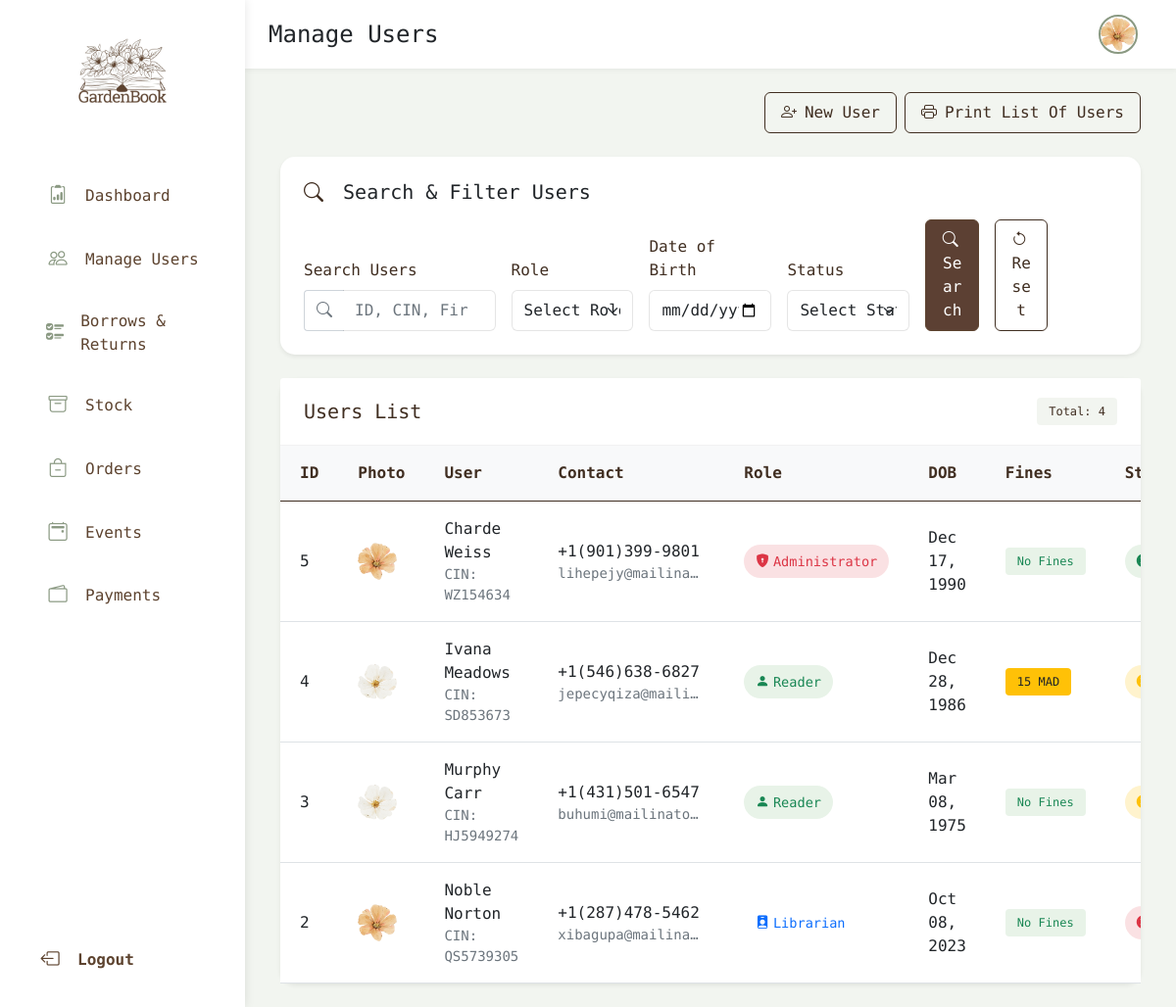
The app's page /manage-users (signed in), older data.
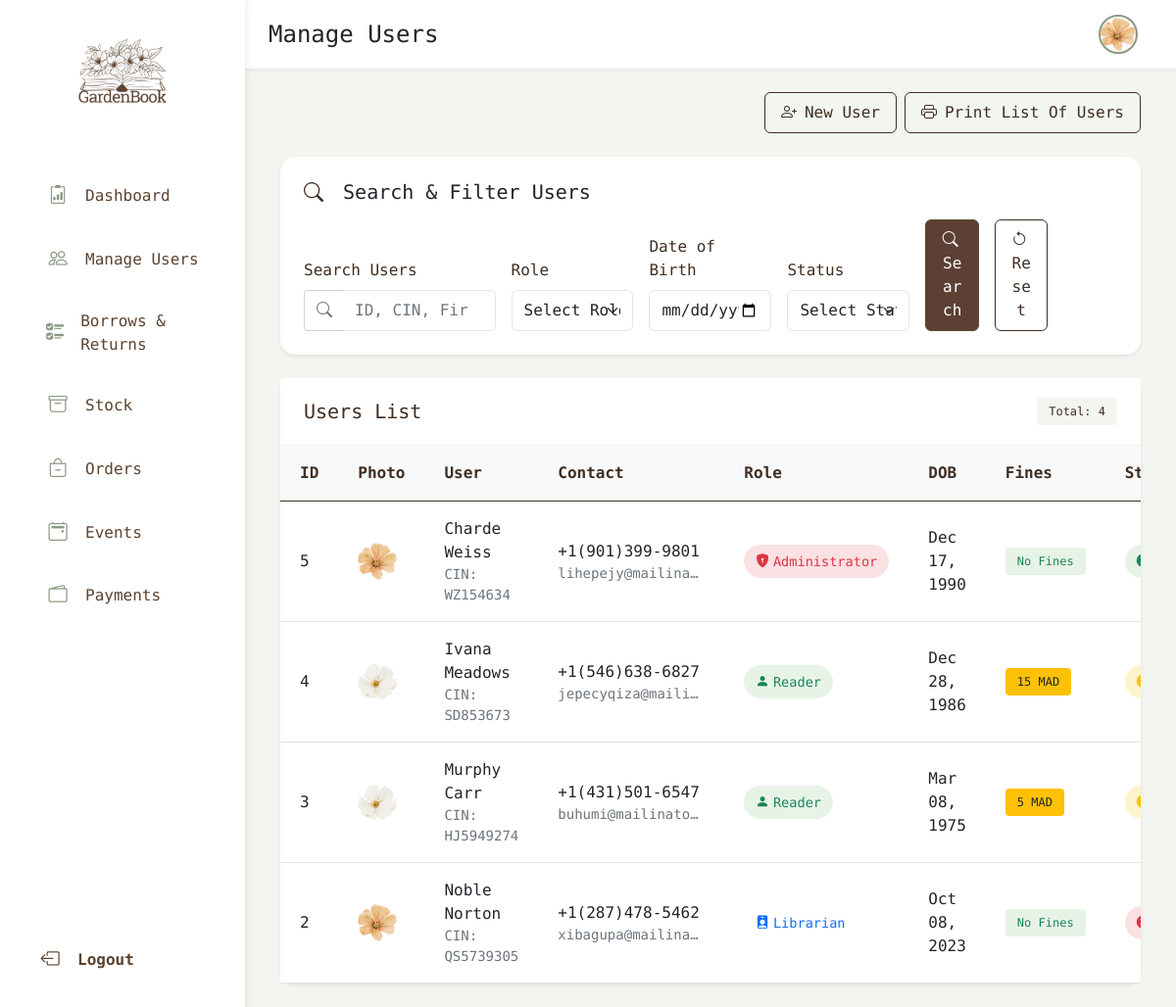
The same page, newer data.
### theApp/models.py (models this page shows, shortened)
class Person(AbstractUser):
    cin = models.CharField(max_length=20, unique=True, default="")
    profile_pic = models.ImageField(upload_to='profile_pics/', null=True, blank=True, default='profile_pics/profile_pic1.png')
    first_name = models.CharField(max_length=50)
    last_name = models.CharField(max_length=50)
    role = models.CharField(max_length=20,choices=RoleName.choices, default=RoleName.READER)
    dob = models.DateField(null=True, blank=True)
    phone = models.CharField(max_length=15, null=True, blank=True)
    status = models.CharField(max_length=20, choices=MembershipStatus.choices, default=MembershipStatus.ACTIVE)
    address = models.CharField(max_length=255, null=True, blank=True)
    city = models.CharField(max_length=100, null=True, blank=True)
    postal_code = models.CharField(max_length=20, null=True, blank=True)
    country = models.CharField(max_length=100, null=True, blank=True)
    bio = models.CharField(max_length=300, null=True, blank=True)
    unread_alerts = models.IntegerField(default=0)
    class Meta:
        ordering = ['-date_joined']

### theApp/views.py (the view, shortened to what this page needs)
# urls.py: path('manage-users', views.users, name="manage-users"),
@login_required(login_url='login')
def users(request):
  users = Person.objects.filter(is_superuser=False)
  available_books = Book.objects.filter(
    ~Q(availability=Availability.DELETED),
    ~Q(availability=Availability.BORROWED)
    )
  if request.user.role == 'Librarian':
    users = users.filter(role=RoleName.READER)
  user_fines = {}
  q = request.GET.get('q')
  filters = Q()
  role = request.GET.get('role')
  dob = request.GET.get('dob')
  status = request.GET.get('membershipStatus')
  if role:
    filters &= Q(role__iexact=role)
  if dob:
    filters &= Q(dob=dob)
  if status:
    filters &= Q(status__iexact=status)
  users = users.filter(filters)
  for user in users:
    total_fine = Borrow.objects.filter(borrower=user, is_fine_paid=False).aggregate(total=Sum('fine'))['total'] or 0
    user_fines[user.id] = total_fine
    if total_fine > 0 and user.status != 'Suspended':
      user.status = 'Suspended'
      user.save(update_fields=['status'])
  print(available_books)
  context = {
    'users': users,
    'user_fines': user_fines,
    'available_books': available_books,
    }
  return render(request, 'manageUsers.html', context)

### theApp/models.py (called while the page is built)
    def __str__(self):
        return self.title + " by " + self.author + " (" + str(self.publication_year) + ")"

### theApp/templatetags/custom_filters.py (called while the page is built)
@register.filter
def get_item(dictionary, key):
    return dictionary.get(key, 'No fines')

### templates/manageUsers.html (shortened to what the changed rows need)
{% extends 'baseLibrarian.html' %}
{% load static %}
{% load custom_filters %}
{% block content %}
<div class="container-fluid">
  <div class="row">
    <div class="col-12">
      <div class="card rounded-20 shadow-sm">
        <div class="card-body p-0">
          <div class="table-responsive">
            <table class="table table-hover align-middle m-0">
              <thead>
                <tr class="bg-light">
                  <th>ID</th>
                  <th>Photo</th>
                  <th>User</th>
                  <th>Contact</th>
                  <th>Role</th>
                  <th>DOB</th>
                  <th>Fines</th>
                  <th>Status</th>
                </tr>
              </thead>
              <tbody class="bg-white">
                {% for user in users %}
                <tr class="clickable-row" data-href="{% url 'profile' user.id %}">
                  <td>{{user.id}}</td>
                  <td>
                    {% if user.profile_pic %}
                    <img src="{{ user.profile_pic.url }}" alt="{{ user.first_name }}" class="rounded-circle" width="40"
                      height="40">
                    {% else %}
                    <img src="{% static 'profile_pic2.png' %}" alt="Default User" class="rounded-circle" width="40"
                      height="40">
                    {% endif %}
                  </td>
                  <td>
                    <div class="d-flex flex-column">
                      <span class="fw-medium">{{user.first_name}} {{user.last_name}}</span>
                      <small class="text-muted">CIN: {{user.cin}}</small>
                    </div>
                  </td>
                  <td>
                    <div class="d-flex flex-column">
                      <span>{{user.phone}}</span>
                      <small class="text-muted text-truncate" style="max-width: 150px;">{{user.email}}</small>
                    </div>
                  </td>
                  <td>
                    <span class="status-indicator
                      {% if user.role == 'Administrator' %}bg-danger-soft text-danger
                      {% elif user.role == 'Librarian' %}bg-primary-soft text-primary
                      {% else %}bg-success-soft text-success{% endif %}">
                      <i class="bi {% if user.role == 'Administrator' %}bi-shield-lock-fill
                        {% elif user.role == 'Librarian' %}bi-person-badge-fill
                        {% else %}bi-person-fill{% endif %}"></i>
                      {{user.role}}
                    </span>
                  </td>
                  <td>{{user.dob|date:"M d, Y"}}</td>
                  <td>
                    {% if user_fines|get_item:user.id > 0 %}
                    <span class="badge bg-warning text-dark">{{ user_fines|get_item:user.id }} MAD</span>
                    {% else %}
                    <span class="badge bg-success-soft text-success">No Fines</span>
                    {% endif %}
                  </td>
                  <td>
                    <span class="status-indicator
                      {% if user.status == 'Active' %}bg-success-soft text-success
                      {% elif user.status == 'Suspended' %}bg-warning-soft text-warning
                      {% else %}bg-danger-soft text-danger{% endif %}">
                      <i class="bi {% if user.status == 'ACTIVE' %}bi-check-circle-fill
                        {% elif user.status == 'SUSPENDED' %}bi-pause-circle-fill
                        {% else %}bi-x-circle-fill{% endif %}"></i>
                    </span>
                  </td>
                </tr>
                {% endfor %}
              </tbody>
            </table>
          </div>
        </div>
      </div>
    </div>
  </div>
</div>
{% endblock %}

Row changes from the older to the newer data that the page shows:
changed Person "Murphy": id (not shown) → "5"; text "No Fines" → "MAD"
